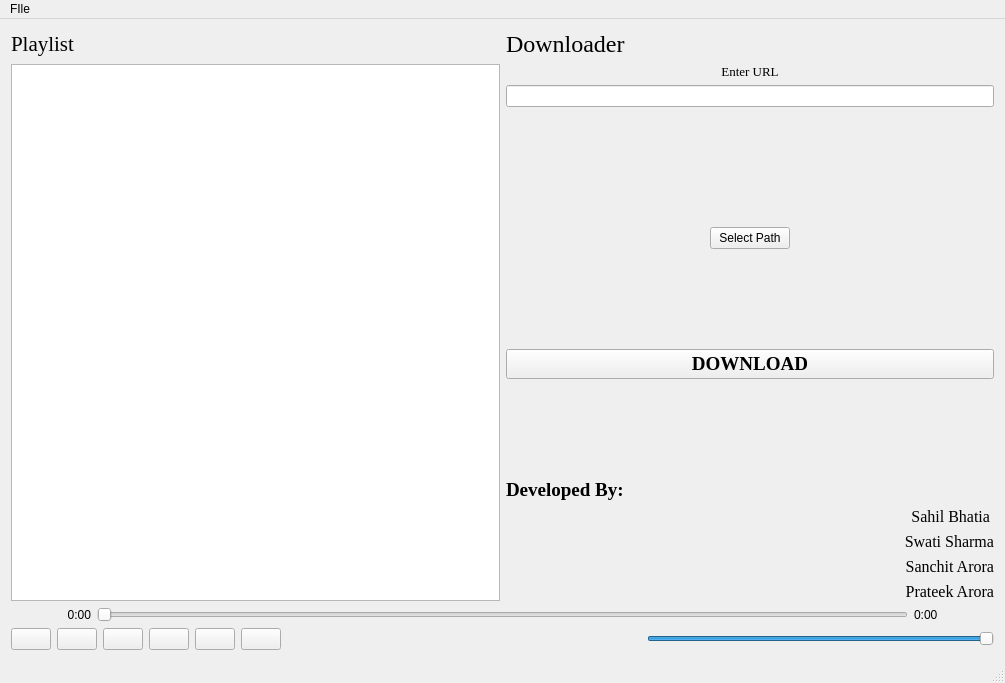
<?xml version="1.0" encoding="UTF-8"?>
<ui version="4.0">
 <class>MainWindow</class>
 <widget class="QMainWindow" name="MainWindow">
  <property name="geometry">
   <rect>
    <x>0</x>
    <y>0</y>
    <width>1005</width>
    <height>683</height>
   </rect>
  </property>
  <property name="windowTitle">
   <string>S3P Media Player</string>
  </property>
  <widget class="QWidget" name="centralWidget">
   <property name="sizePolicy">
    <sizepolicy hsizetype="Maximum" vsizetype="Maximum">
     <horstretch>0</horstretch>
     <verstretch>0</verstretch>
    </sizepolicy>
   </property>
   <layout class="QVBoxLayout" name="verticalLayout">
    <item>
     <layout class="QGridLayout" name="gridLayout_2">
      <item row="0" column="2">
       <widget class="QLabel" name="dwd_label">
        <property name="font">
         <font>
          <family>Times New Roman</family>
          <pointsize>18</pointsize>
         </font>
        </property>
        <property name="text">
         <string>Downloader</string>
        </property>
       </widget>
      </item>
      <item row="0" column="0">
       <widget class="QLabel" name="Playlist">
        <property name="font">
         <font>
          <family>Times New Roman</family>
          <pointsize>16</pointsize>
         </font>
        </property>
        <property name="text">
         <string>Playlist</string>
        </property>
       </widget>
      </item>
      <item row="1" column="2">
       <layout class="QGridLayout" name="Downloader">
        <item row="12" column="1" colspan="2">
         <widget class="QLabel" name="label_5">
          <property name="font">
           <font>
            <family>Times New Roman</family>
            <pointsize>12</pointsize>
           </font>
          </property>
          <property name="text">
           <string>Sanchit Arora</string>
          </property>
          <property name="alignment">
           <set>Qt::AlignRight|Qt::AlignTrailing|Qt::AlignVCenter</set>
          </property>
         </widget>
        </item>
        <item row="13" column="1" colspan="2">
         <widget class="QLabel" name="label_6">
          <property name="font">
           <font>
            <family>Times New Roman</family>
            <pointsize>12</pointsize>
           </font>
          </property>
          <property name="text">
           <string>Prateek Arora</string>
          </property>
          <property name="alignment">
           <set>Qt::AlignRight|Qt::AlignTrailing|Qt::AlignVCenter</set>
          </property>
         </widget>
        </item>
        <item row="11" column="1" colspan="2">
         <widget class="QLabel" name="label_4">
          <property name="font">
           <font>
            <family>Times New Roman</family>
            <pointsize>12</pointsize>
           </font>
          </property>
          <property name="text">
           <string>Swati Sharma</string>
          </property>
          <property name="alignment">
           <set>Qt::AlignRight|Qt::AlignTrailing|Qt::AlignVCenter</set>
          </property>
         </widget>
        </item>
        <item row="8" column="1" colspan="2">
         <spacer name="verticalSpacer_2">
          <property name="orientation">
           <enum>Qt::Vertical</enum>
          </property>
          <property name="sizeHint" stdset="0">
           <size>
            <width>20</width>
            <height>40</height>
           </size>
          </property>
         </spacer>
        </item>
        <item row="10" column="1" colspan="2">
         <widget class="QLabel" name="label_3">
          <property name="font">
           <font>
            <family>Times New Roman</family>
            <pointsize>12</pointsize>
           </font>
          </property>
          <property name="text">
           <string>Sahil Bhatia </string>
          </property>
          <property name="alignment">
           <set>Qt::AlignRight|Qt::AlignTrailing|Qt::AlignVCenter</set>
          </property>
         </widget>
        </item>
        <item row="2" column="1">
         <spacer name="verticalSpacer_3">
          <property name="orientation">
           <enum>Qt::Vertical</enum>
          </property>
          <property name="sizeHint" stdset="0">
           <size>
            <width>20</width>
            <height>40</height>
           </size>
          </property>
         </spacer>
        </item>
        <item row="4" column="1">
         <widget class="QPushButton" name="saveLocationbtn">
          <property name="text">
           <string>Select Path</string>
          </property>
         </widget>
        </item>
        <item row="5" column="1">
         <spacer name="verticalSpacer">
          <property name="orientation">
           <enum>Qt::Vertical</enum>
          </property>
          <property name="sizeHint" stdset="0">
           <size>
            <width>20</width>
            <height>40</height>
           </size>
          </property>
         </spacer>
        </item>
        <item row="4" column="0">
         <spacer name="horizontalSpacer_2">
          <property name="orientation">
           <enum>Qt::Horizontal</enum>
          </property>
          <property name="sizeHint" stdset="0">
           <size>
            <width>40</width>
            <height>20</height>
           </size>
          </property>
         </spacer>
        </item>
        <item row="6" column="0" colspan="3">
         <widget class="QPushButton" name="download">
          <property name="font">
           <font>
            <family>Times New Roman</family>
            <pointsize>14</pointsize>
            <weight>75</weight>
            <bold>true</bold>
           </font>
          </property>
          <property name="text">
           <string>DOWNLOAD</string>
          </property>
         </widget>
        </item>
        <item row="9" column="0" colspan="3">
         <widget class="QLabel" name="label_2">
          <property name="font">
           <font>
            <family>Times New Roman</family>
            <pointsize>14</pointsize>
            <weight>75</weight>
            <bold>true</bold>
           </font>
          </property>
          <property name="text">
           <string>Developed By:</string>
          </property>
         </widget>
        </item>
        <item row="4" column="2">
         <spacer name="horizontalSpacer_3">
          <property name="orientation">
           <enum>Qt::Horizontal</enum>
          </property>
          <property name="sizeHint" stdset="0">
           <size>
            <width>40</width>
            <height>20</height>
           </size>
          </property>
         </spacer>
        </item>
        <item row="1" column="0" colspan="3">
         <widget class="QLineEdit" name="URL"/>
        </item>
        <item row="0" column="0" colspan="3">
         <widget class="QLabel" name="Enter_Url">
          <property name="font">
           <font>
            <family>Times New Roman</family>
            <pointsize>10</pointsize>
           </font>
          </property>
          <property name="text">
           <string>Enter URL</string>
          </property>
          <property name="alignment">
           <set>Qt::AlignCenter</set>
          </property>
         </widget>
        </item>
        <item row="3" column="0" colspan="3">
         <widget class="QLabel" name="locationpath">
          <property name="text">
           <string/>
          </property>
         </widget>
        </item>
       </layout>
      </item>
      <item row="1" column="0">
       <widget class="QListView" name="playlistView">
        <property name="sizePolicy">
         <sizepolicy hsizetype="Expanding" vsizetype="Expanding">
          <horstretch>0</horstretch>
          <verstretch>0</verstretch>
         </sizepolicy>
        </property>
        <property name="acceptDrops">
         <bool>true</bool>
        </property>
        <property name="showDropIndicator" stdset="0">
         <bool>true</bool>
        </property>
        <property name="dragDropMode">
         <enum>QAbstractItemView::DropOnly</enum>
        </property>
        <property name="defaultDropAction">
         <enum>Qt::CopyAction</enum>
        </property>
        <property name="alternatingRowColors">
         <bool>true</bool>
        </property>
        <property name="uniformItemSizes">
         <bool>true</bool>
        </property>
       </widget>
      </item>
     </layout>
    </item>
    <item>
     <layout class="QHBoxLayout" name="horizontalLayout_4">
      <item>
       <widget class="QLabel" name="currentTimeLabel">
        <property name="minimumSize">
         <size>
          <width>80</width>
          <height>0</height>
         </size>
        </property>
        <property name="text">
         <string>0:00</string>
        </property>
        <property name="alignment">
         <set>Qt::AlignRight|Qt::AlignTrailing|Qt::AlignVCenter</set>
        </property>
       </widget>
      </item>
      <item>
       <widget class="QSlider" name="timeSlider">
        <property name="orientation">
         <enum>Qt::Horizontal</enum>
        </property>
       </widget>
      </item>
      <item>
       <widget class="QLabel" name="totalTimeLabel">
        <property name="minimumSize">
         <size>
          <width>80</width>
          <height>0</height>
         </size>
        </property>
        <property name="text">
         <string>0:00</string>
        </property>
        <property name="alignment">
         <set>Qt::AlignLeading|Qt::AlignLeft|Qt::AlignVCenter</set>
        </property>
       </widget>
      </item>
     </layout>
    </item>
    <item>
     <layout class="QHBoxLayout" name="horizontalLayout_5">
      <item>
       <widget class="QPushButton" name="previousButton">
        <property name="text">
         <string/>
        </property>
        <property name="icon">
         <iconset>
          <normaloff>images/control-skip-180.png</normaloff>images/control-skip-180.png</iconset>
        </property>
       </widget>
      </item>
      <item>
       <widget class="QPushButton" name="playButton">
        <property name="text">
         <string/>
        </property>
        <property name="icon">
         <iconset>
          <normaloff>images/control.png</normaloff>images/control.png</iconset>
        </property>
       </widget>
      </item>
      <item>
       <widget class="QPushButton" name="pauseButton">
        <property name="text">
         <string/>
        </property>
        <property name="icon">
         <iconset>
          <normaloff>images/control-pause.png</normaloff>images/control-pause.png</iconset>
        </property>
       </widget>
      </item>
      <item>
       <widget class="QPushButton" name="stopButton">
        <property name="text">
         <string/>
        </property>
        <property name="icon">
         <iconset>
          <normaloff>images/control-stop-square.png</normaloff>images/control-stop-square.png</iconset>
        </property>
       </widget>
      </item>
      <item>
       <widget class="QPushButton" name="nextButton">
        <property name="text">
         <string/>
        </property>
        <property name="icon">
         <iconset>
          <normaloff>images/control-skip.png</normaloff>images/control-skip.png</iconset>
        </property>
       </widget>
      </item>
      <item>
       <widget class="QPushButton" name="viewButton">
        <property name="text">
         <string/>
        </property>
        <property name="icon">
         <iconset>
          <normaloff>images/application-image.png</normaloff>images/application-image.png</iconset>
        </property>
        <property name="checkable">
         <bool>true</bool>
        </property>
       </widget>
      </item>
      <item>
       <spacer name="horizontalSpacer">
        <property name="orientation">
         <enum>Qt::Horizontal</enum>
        </property>
        <property name="sizeHint" stdset="0">
         <size>
          <width>40</width>
          <height>20</height>
         </size>
        </property>
       </spacer>
      </item>
      <item>
       <widget class="QLabel" name="label">
        <property name="text">
         <string/>
        </property>
        <property name="pixmap">
         <pixmap>images/speaker-volume.png</pixmap>
        </property>
       </widget>
      </item>
      <item>
       <widget class="QSlider" name="volumeSlider">
        <property name="maximum">
         <number>100</number>
        </property>
        <property name="value">
         <number>100</number>
        </property>
        <property name="orientation">
         <enum>Qt::Horizontal</enum>
        </property>
       </widget>
      </item>
     </layout>
    </item>
   </layout>
  </widget>
  <widget class="QMenuBar" name="menuBar">
   <property name="geometry">
    <rect>
     <x>0</x>
     <y>0</y>
     <width>1005</width>
     <height>26</height>
    </rect>
   </property>
   <widget class="QMenu" name="menuFIle">
    <property name="title">
     <string>FIle</string>
    </property>
    <addaction name="open_file_action"/>
   </widget>
   <addaction name="menuFIle"/>
  </widget>
  <widget class="QStatusBar" name="statusBar"/>
  <action name="open_file_action">
   <property name="text">
    <string>Open file...</string>
   </property>
  </action>
 </widget>
 <layoutdefault spacing="6" margin="11"/>
 <resources/>
 <connections/>
</ui>
